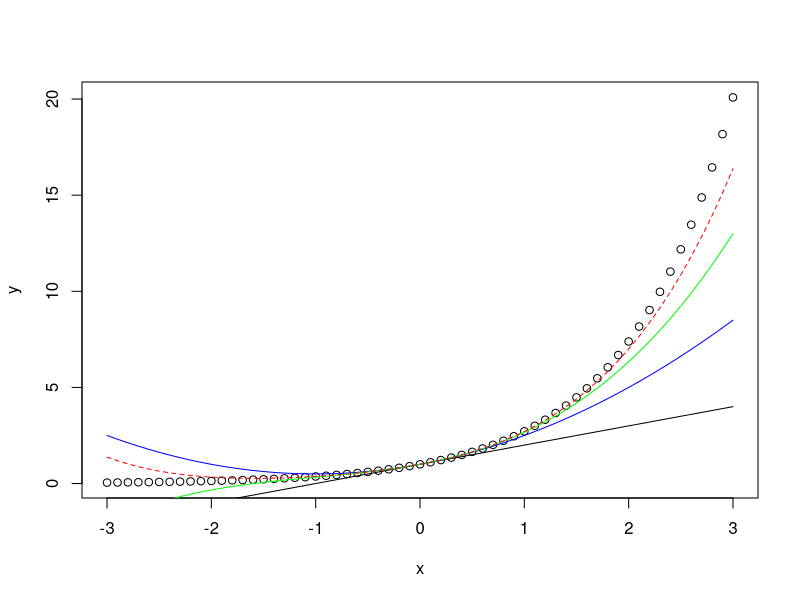

This chart was generated by the following R code:
# Written by Sungryong Koh
# Taylor's series of exp(x)
#

x = seq(-3,3,0.1)
y = exp(x)

y1 = 1+x
y2 = 1+x+(x^2)/2
y3 = 1+x+(x^2)/2+x^3/(2*3)
y4 = 1+x+(x^2)/2+x^3/(2*3)+x^4/(2*3*4)

plot(x,y)

lines(x,y1)
lines(x,y2,col="blue")
lines(x,y3,col="green")
lines(x,y4,lty = 2,col = "red")